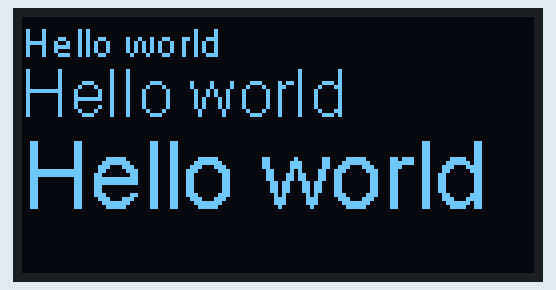
Simulated run of this sketch. Board: ESP8266 (NodeMCU). Parts: 128×64 one-colour display.

Above: at 0.1 s.

The sketch:

oled.ino
```cpp
#include "SSD1306.h"
SSD1306  display(0x3c, 5, 4); // Pin D1 = 5 / Pin D2 = 4


void setup() {

  Serial.begin(115200);
  display.init();
  display.flipScreenVertically();

  display.clear();
  drawHelloWorld();
  display.display();
}

void loop() {}

void drawHelloWorld() {

    display.setTextAlignment(TEXT_ALIGN_LEFT);
    display.setFont(ArialMT_Plain_10);
    display.drawString(0, 0, "Hello world");
    display.setFont(ArialMT_Plain_16);
    display.drawString(0, 10, "Hello world");
    display.setFont(ArialMT_Plain_24);
    display.drawString(0, 26, "Hello world");
}
```
